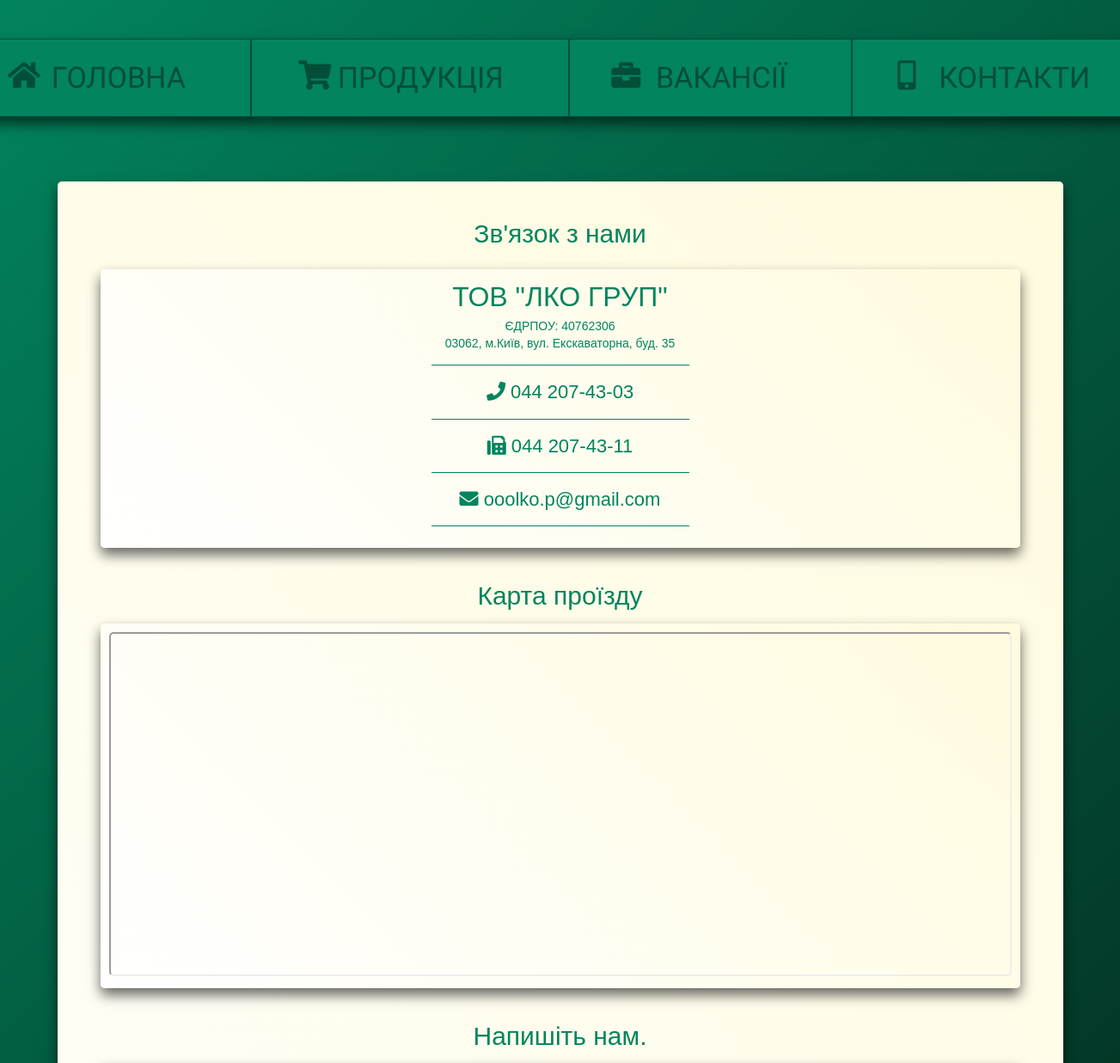
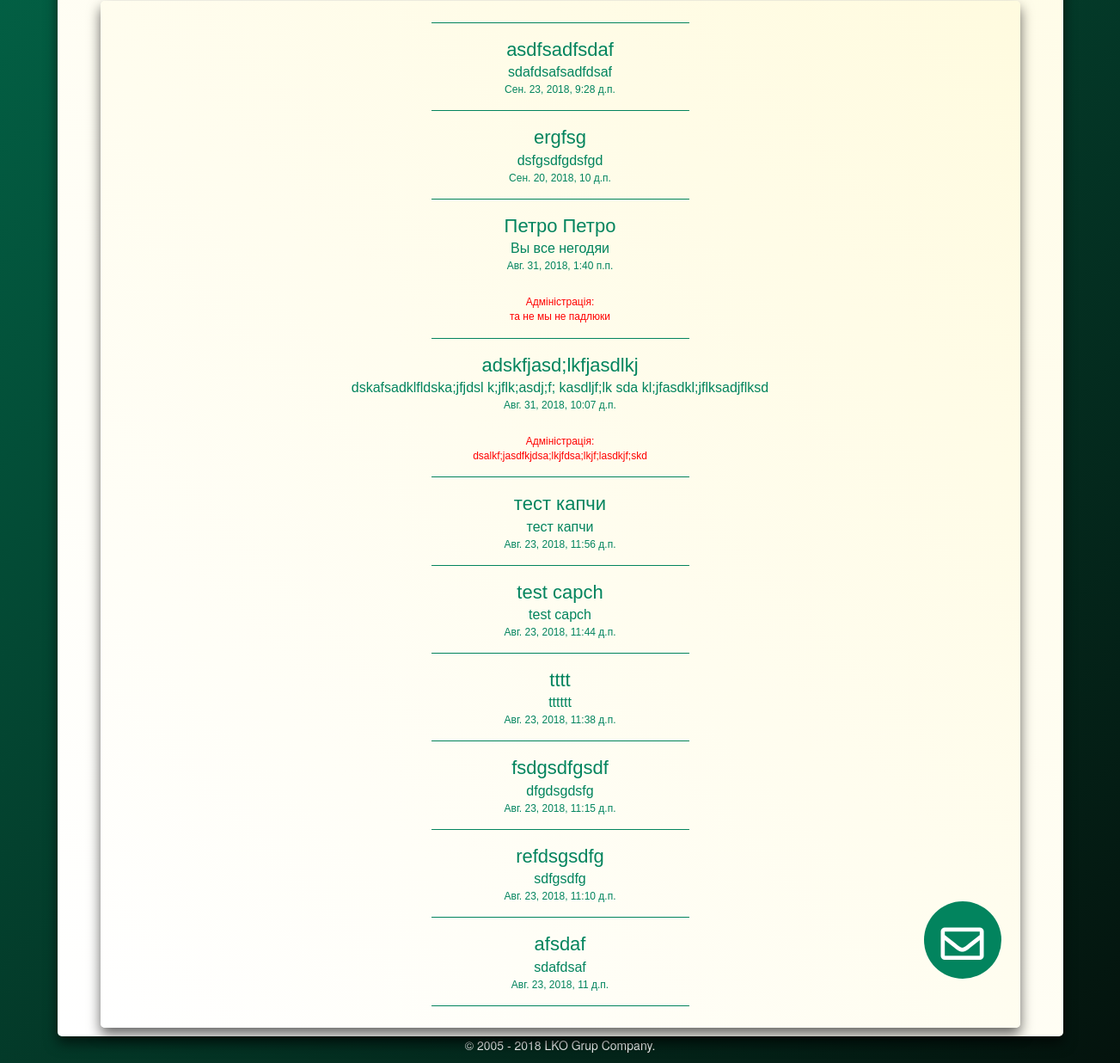
/contacts/, run on the app's committed database (2 pictures, top to bottom).
### main/models.py (models this page shows, shortened)
class Message(models.Model):
	visitor = models.CharField(max_length=100, blank=True, null=True, default=None)
	text = models.TextField(blank = True, null = True, default = None, verbose_name="текст повідомлення")
	date = models.DateTimeField(auto_now_add = True, auto_now = False)
	class Meta:
		verbose_name = 'Сообщение'
		verbose_name_plural = 'Сообщения'

class Comments(models.Model):
	commentator = models.CharField(max_length=100, blank=True, null=True, default=None)
	comments_text = models.TextField(blank = True, null = True, default = None)
	date = models.DateTimeField(auto_now_add = True, auto_now = False)
	comments_message = models.ForeignKey(Message)
	class Meta:
		verbose_name = 'Ответ'
		verbose_name_plural = 'Ответы на Сообщения'

### main/views.py (the view)
# urls.py: url(r'^contacts/$', views.contacts, name ='contacts'),
def contacts(request):
	args = {}
	args.update(csrf(request))
	args['messages'] = Message.objects.order_by('-date')[:10]
	args['comments'] = Comments.objects.all
	return render_to_response('contacts.html',  args)

### templates/contacts.html (shortened to what this page needs)
{% extends 'main.html' %}
{% load staticfiles %}
{% block main %}
<div class="muClass1" >
    <div class="container marketing">
      <div class="row">
        <div class="col-lg-12" style="box-shadow: 0 8px 15px rgba(0, 0, 0, .6); border-radius: 5px 5px 5px 5px; padding-top: 20px; background: linear-gradient(45deg,#ffffff, #fffbdf);">
          <div class="row">
           <div class="col-lg-12" style="padding-top: 20px">
             <p style="color: #02845e; text-align: center; font-size: 30px; font-family: Bitter,Helvetica,Arial,sans-serif;">Зв'язок з нами</p>
          </div>
            </div>
        <div class="row">
          <div class="myClass7">
            <p style="color: #02845e; margin: 0px 15px 0px 15px; font-family: Bitter,Helvetica,Arial,sans-serif; font-size: 32px; text-align: center; text-align: center;"> ТОВ "ЛКО ГРУП" </p>
            <p style="color: #02845e; margin: 0px 15px 0px 15px; font-family: Bitter,Helvetica,Arial,sans-serif; font-size: 14px; text-align: center; text-align: center;"> ЄДРПОУ: 40762306</p>
            <p style="color: #02845e; margin: 0px 15px 0px 15px; font-family: Bitter,Helvetica,Arial,sans-serif; font-size: 14px; text-align: center; text-align: center;"> 03062, м.Київ, вул. Екскаваторна, буд. 35</p>
            <hr class="featurette-divider" style="border-color: #02845e; margin: 15px 375px 15px 375px;">
            <p style="color: #02845e; margin: 0px 15px 0px 15px; font-family: Bitter,Helvetica,Arial,sans-serif; font-size: 22px; text-align: center; text-align: center;"><i class="fas fa-phone"></i> 044 207-43-03 </p>
            <hr class="featurette-divider" style="border-color: #02845e; margin: 15px 375px 15px 375px;">
            <p style="color: #02845e; margin: 0px 15px 0px 15px; font-family: Bitter,Helvetica,Arial,sans-serif; font-size: 22px; text-align: center; text-align: center;"><i class="fas fa-fax"></i> 044 207-43-11 </p>
            <hr class="featurette-divider" style="border-color: #02845e; margin: 15px 375px 15px 375px;">
            <p style="color: #02845e; margin: 0px 15px 0px 15px; font-family: Bitter,Helvetica,Arial,sans-serif; font-size: 22px; text-align: center; text-align: center;"><i class="fas fa-envelope"></i> ooolko.p@gmail.com </p>
            <hr class="featurette-divider" style="border-color: #02845e; margin: 15px 375px 15px 375px;">
          </div>
             <p style="margin-top: 35px; color: #02845e; text-align: center; font-size: 30px; font-family: Bitter,Helvetica,Arial,sans-serif;">Карта проїзду</p>
          <div class="myClass7">
            <iframe src="https://www.google.com/maps/embed?pb=!1m18!1m12!1m3!1d12101.399501274043!2d30.564413038810393!3d50.38508921221709!2m3!1f0!2f0!3f0!3m2!1i1024!2i768!4f13.1!3m3!1m2!1s0x40d4c60a18c96629%3A0x39c62430a7385163!2z0JvQutC-!5e0!3m2!1sru!2sua!4v1529586435126"  width="100%" height="400" style=" border-radius: 5px 5px 5px 5px; " allowfullscreen></iframe>
          </div>
          <p style="margin-top: 35px; color: #02845e; text-align: center; font-size: 30px; font-family: Bitter,Helvetica,Arial,sans-serif;">Напишіть нам.</p>
          <wrapper>
            <div id="myBtn" class="dws1">
              <div id="myBtn" class="pulse1">
              <div id="myBtn" class="block1"></div>
              <div id="myBtn" class="phone1"><i class="far fa-envelope"></i></div>
              </div>
            </div>
            </wrapper>
            <div class="myClass7">
            <hr class="featurette-divider" style="border-color: #02845e; margin: 15px 375px 15px 375px;">
            {% for message in messages %}
            <p style="color: #02845e; margin: 0px 15px 0px 15px; font-family: Bitter,Helvetica,Arial,sans-serif; font-size: 22px; text-align: center; text-align: center;"> {{ message.visitor}}</p>
            <p style="color: #02845e; margin: 0px 15px 0px 15px; font-family: Bitter,Helvetica,Arial,sans-serif; font-size: 16px; text-align: center; text-align: center;"> {{ message.text}}</p>
            <p style="color: #02845e; margin: 0px 15px 0px 15px; font-family: Bitter,Helvetica,Arial,sans-serif; font-size: 12px; text-align: center; text-align: center;"> {{ message.date}}</p>
          {% for test in message.comments_set.all %}
          <p style="color: red; margin: 25px 15px 0px 15px; font-family: Bitter,Helvetica,Arial,sans-serif; font-size: 12px; text-align: center; text-align: center;">Адміністрація:</p>
          <p style="color: red; margin: 0px 15px 0px 15px; font-family: Bitter,Helvetica,Arial,sans-serif; font-size: 12px; text-align: center; text-align: center;"> {{test.comments_text}}</p>
          {% endfor %}
          <hr class="featurette-divider" style="border-color: #02845e; margin: 15px 375px 15px 375px;">
          {% endfor %}
          </div>
        </div>
    </div>
{% endblock %}s

### data on the page
Message: visitor "asdfsadfsdaf", text "sdafdsafsadfdsaf", date "Сен. 23, 2018, 9:28 д.п."
Message: visitor "ergfsg", text "dsfgsdfgdsfgd", date "Сен. 20, 2018, 10 д.п."
Message: visitor "Петро Петро", text "Вы все негодяи", date "Авг. 31, 2018, 1:40 п.п."
Comments: comments_text "та не мы не падлюки"
Message: visitor "adskfjasd;lkfjasdlkj", text "dskafsadklfldska;jfjdsl k;jflk;asdj;f; kasdljf;lk sda kl;jfasdkl;jflksadjflksd", date "Авг. 31, 2018, 10:07 д.п."
Comments: comments_text "dsalkf;jasdfkjdsa;lkjfdsa;lkjf;lasdkjf;skd"
Message: visitor "тест капчи", text "тест капчи", date "Авг. 23, 2018, 11:56 д.п."
Message: visitor "test capch", text "test capch", date "Авг. 23, 2018, 11:44 д.п."
Message: visitor "tttt", text "tttttt", date "Авг. 23, 2018, 11:38 д.п."
Message: visitor "fsdgsdfgsdf", text "dfgdsgdsfg", date "Авг. 23, 2018, 11:15 д.п."
Message: visitor "refdsgsdfg", text "sdfgsdfg", date "Авг. 23, 2018, 11:10 д.п."
Message: visitor "afsdaf", text "sdafdsaf", date "Авг. 23, 2018, 11 д.п."
